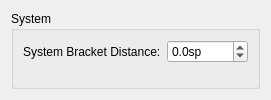
     <widget class="QWidget" name="Seite_8">
      <layout class="QVBoxLayout" name="verticalLayout_3">
       <item>
        <widget class="QGroupBox" name="groupBox_2">
         <property name="title">
          <string>System</string>
         </property>
         <property name="flat">
          <bool>true</bool>
         </property>
         <layout class="QVBoxLayout" name="verticalLayout_2">
          <item>
           <layout class="QFormLayout" name="formLayout">
            <item row="0" column="0">
             <widget class="QLabel" name="label_52">
              <property name="text">
               <string>System Bracket Distance:</string>
              </property>
             </widget>
            </item>
            <item row="0" column="1">
             <widget class="QDoubleSpinBox" name="bracketDistance">
              <property name="sizePolicy">
               <sizepolicy hsizetype="Preferred" vsizetype="Fixed">
                <horstretch>0</horstretch>
                <verstretch>0</verstretch>
               </sizepolicy>
              </property>
              <property name="suffix">
               <string>sp</string>
              </property>
              <property name="decimals">
               <number>1</number>
              </property>
              <property name="minimum">
               <double>-1000.000000000000000</double>
              </property>
              <property name="maximum">
               <double>1000.000000000000000</double>
              </property>
             </widget>
            </item>
           </layout>
          </item>
         </layout>
        </widget>
       </item>
      </layout>
     </widget>
